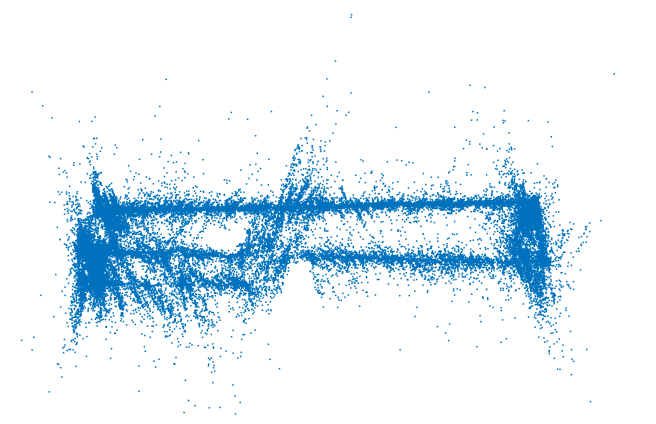
%> input picture matlab/pointcloud1.png, 1311 x 848 px (shown at 1/2 size)
$ octave pointcloud_process.m   (GNU Octave 9; MATLAB toolbox functions it lacks are replaced by stand-ins)
%> lines starting %> are read from the running program, lines starting %| are printed output that depends on the picture; in (x1, y1, x2, y2) boxes, pixels count from 0 and x2, y2 are one past the last pixel; in counts of white or black regions, pixels touching at a corner belong together; the program's own positions count from 1
clc;
close all;

pc = imread('pointcloud1.png');
%> pc is the input picture: size 848x1311x3 uint8; mean R, G, B 228.6, 240.4, 248.2

pc_gray = rgb2gray(pc);
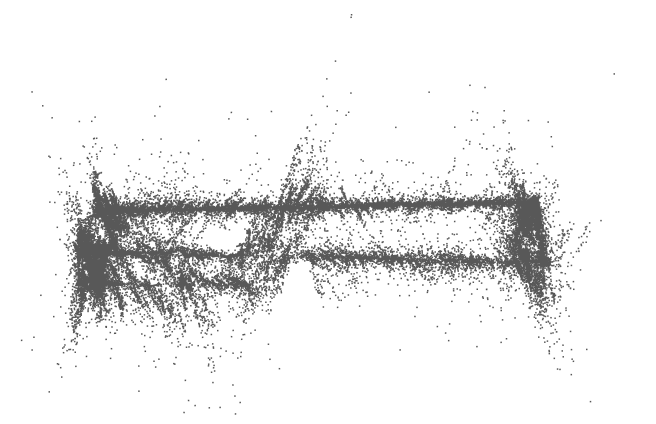
%> pc_gray: size 848x1311 uint8 (shown at 1/2 size); min 88, max 255, mean 237.7
pc_bw = ones(size(pc_gray, 1), size(pc_gray, 2));

%imshow(pc_gray);

for i = 1:size(pc_gray, 1)
    for j = 1:size(pc_gray, 2)
        if pc_gray(i,j) < 255
            pc_bw(i,j) = 0;
        end
    end
end
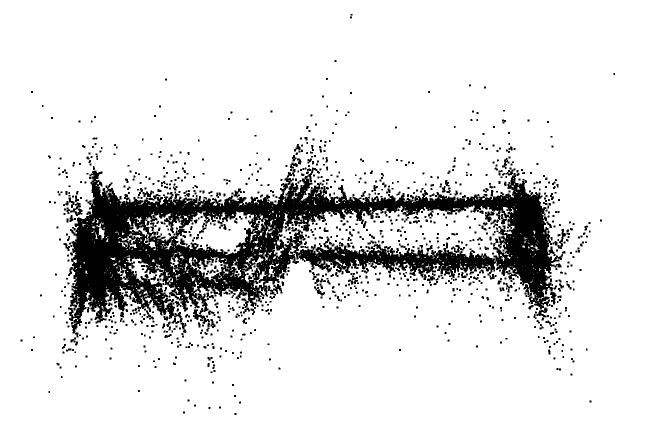
%> pc_bw: size 848x1311 double (shown at 1/2 size); values 0 (black) and 1 (white), 87.3% white; 1142 black regions (821 under 20 px), largest, box (x1, y1, x2, y2) and area: (136, 335, 1126, 675) 114688, (386, 619, 420, 648) 352, (133, 405, 165, 432) 347

%figure;
%imshow(pc_bw);

pc_processed = pc_bw;

for i = 1:size(pc_bw, 1)
    for j = 1:size(pc_bw, 2)
        if (pc_bw(i,j) == 0)
            if (size(find(pc_bw(i-2:i+2, j-2:j+2) == 1)) ~= [0, 0])
                pc_processed(i, j) = 1;
            end
        end
    end
end
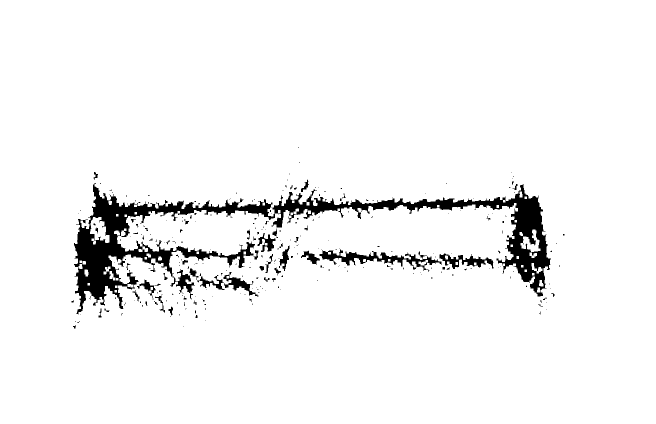
%> pc_processed: size 848x1311 double (shown at 1/2 size); values 0 (black) and 1 (white), 95.2% white; 284 black regions (234 under 20 px), largest, box (x1, y1, x2, y2) and area: (148, 366, 1102, 629) 42706, (639, 499, 884, 543) 2994, (394, 544, 517, 593) 1433

%figure;
%imshow(pc_processed);

%%

pixel1 = [787, 515];
pixel2 = [955, 412];
count = 1;


slope_end = (pixel2(2) - pixel1(2))/(pixel2(1) - pixel1(1));
pixel_st = struct;


for i = pixel1(1)-1:pixel2(1)-1
    for j = pixel2(2)-1:pixel1(2)-1
        slope_int = (j - pixel1(2))/(i - pixel1(1));
        if (abs(slope_end - slope_int) < 0.02)
            pixel_st.x{count} = i;
            pixel_st.y{count} = j;
            pixel_array(count, 1) = i;
            pixel_array(count, 2) = j;

            count = count + 1;
        end

    end
end

%%
pc_rgb_trim = pc;


for i = 1:size(pc_processed, 1)
    for j = 1:size(pc_processed, 2)
        if pc_processed(i,j) == 1
            pc_rgb_trim(i, j, :) = [255, 255, 255];
        end
    end
end
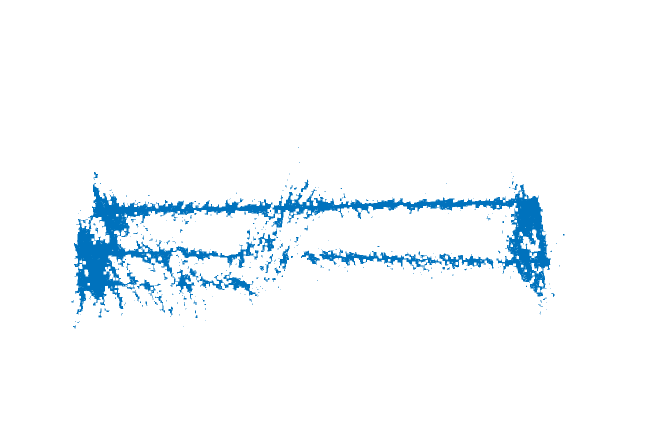
%> pc_rgb_trim: size 848x1311x3 uint8 (shown at 1/2 size); 7.94% of pixels changed, all inside (x1, y1, x2, y2) = (41, 28, 1230, 830)

%figure;
%imshow(pc_rgb_trim);

pc_rgb_track = pc_rgb_trim;

for i = 1:count-1
        pc_rgb_track(pixel_st.y{i}, pixel_st.x{i}, :) = [255, 0, 0];
end
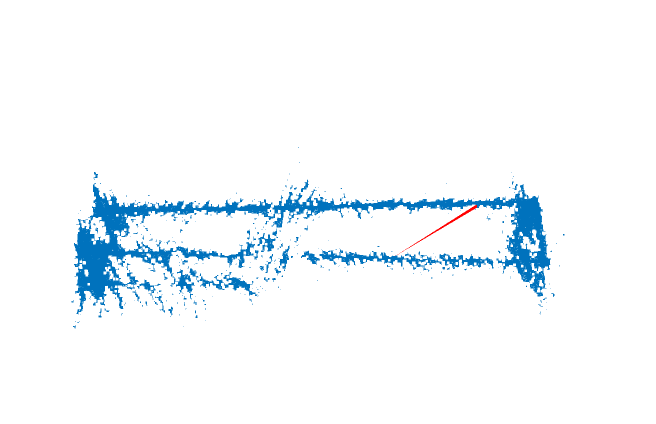
%> pc_rgb_track: size 848x1311x3 uint8 (shown at 1/2 size); 0.05% of pixels changed, all inside (x1, y1, x2, y2) = (791, 410, 954, 512)

% [5 lines of commented-out code are left out]

%%

figure;
subplot(2,1,1)
imshow(pc);
title('Original Point Cloud Data');
subplot(2,1,2)
imshow(pc_rgb_trim);
title('Filtered Point Cloud Data');

%%

figure;
subplot(2,1,1)
imshow(pc_rgb_trim);
title('Filtered Point Cloud Data');
subplot(2,1,2)
imshow(pc_rgb_track);
title('Tracking the shortest path');
